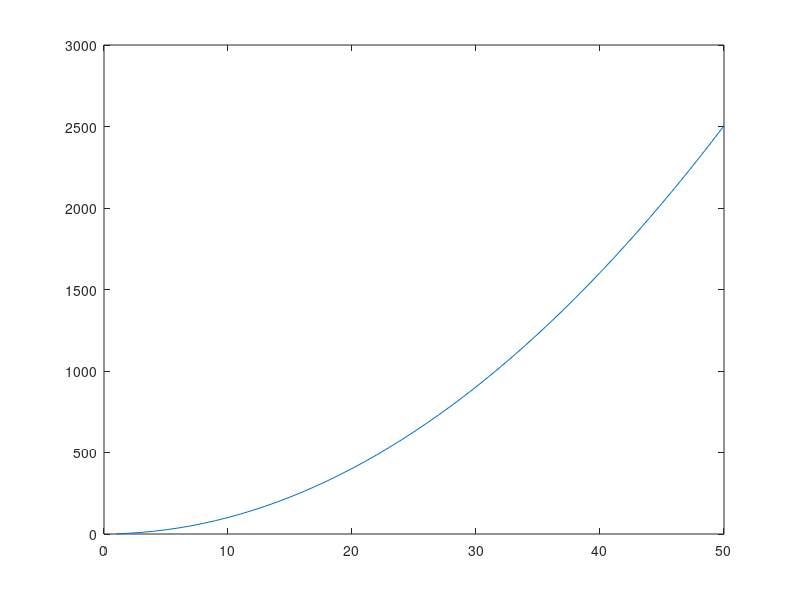
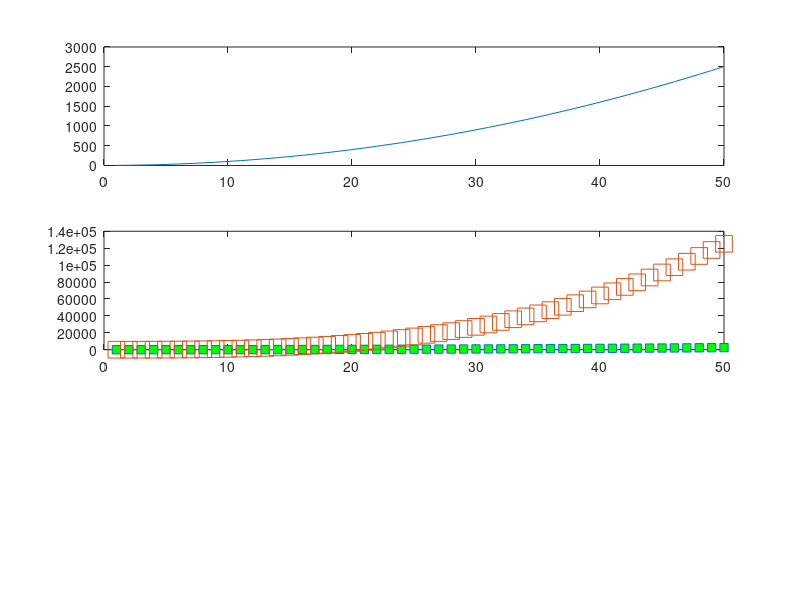

MATLAB code to generate these figures, in order: (Note: this script raises an error after producing the figures.)
%% Create some data

x = 1:50;
y = x.^2 + -sin(1./x) + exp(0.03*x); % y(x)
% remember your dots!
z = y.*x; % z(x, y)

%% create a blank figure
figure
% close all
% closes all open windows
%% Plot the data

plot(x, y) % y vs. x
figure
plot(x, z) % z vs. x
% what do you expect to see?

%% Using subplots

subplot(3,1,1) % 1st suplot
plot(x, y) % y vs. x
subplot(3,1,2) % 2nd subplot
plot(x, z) % z vs. x

%% concatenate vectors

xx = [x; x];

yz = [y; z];

%% plot m x n matrices

plot(xx', yz','s')
% plot reads by column

%% using get and set

get(gcf) % get data on current figure

set(gcf, 'Color', [0.9    0.6   0.9 ])

%% using gca

get(gca) % get current axes

set(gca, 'Xscale', 'linear')
set(gca, 'FontSize', 24)

%% using gco

% first select something in a plot
set(gco, 'Color', 'black')
set(gco,'ydata', log(z))

%% using children of objects

plot(xx', yz' , 's')
ch = get(gca,'Children');
set(ch(1),'markersize',12)
set(ch(2),'markerfacecolor','g')

%% images

nebula1 = imread('nebula1.jpg');

% three ways to display images
figure, image( nebula1 )   % 
figure, imshow( nebula1 )   %
figure, imagesc( nebula1 )  %
% be careful about the format of your images!


%% histograms

